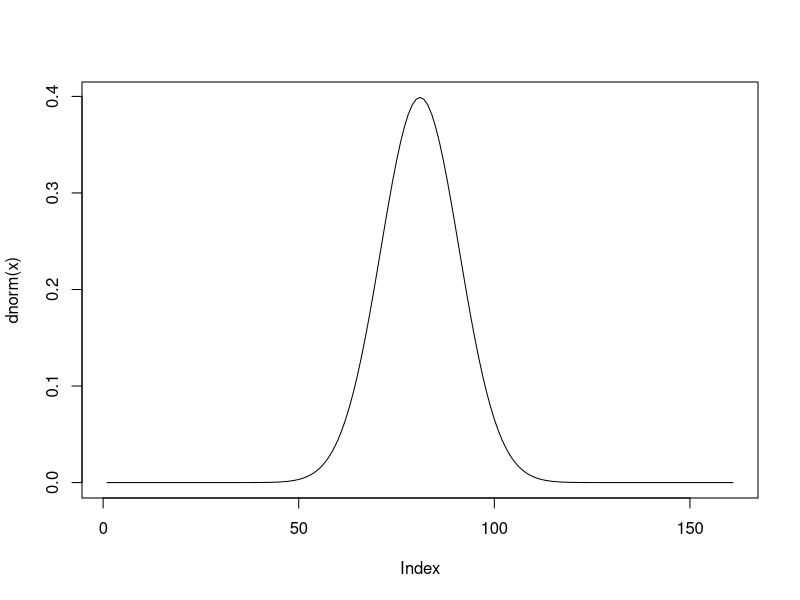
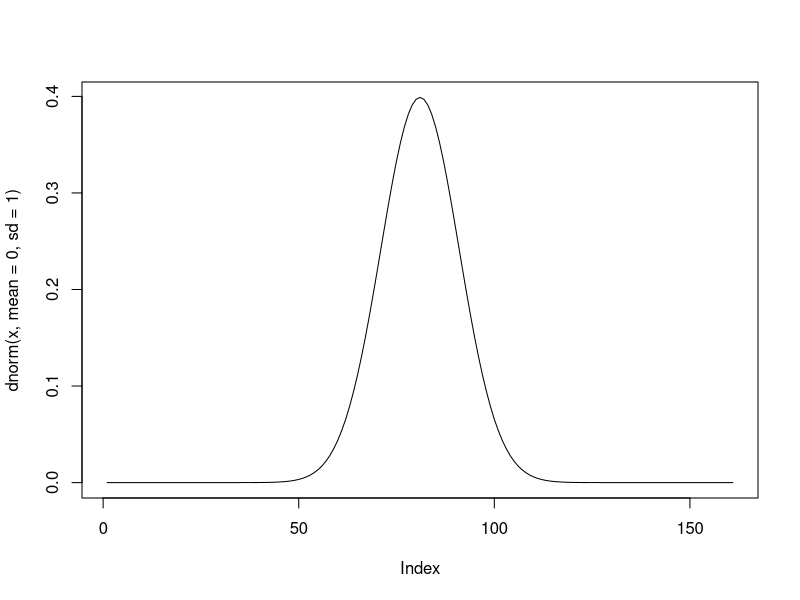
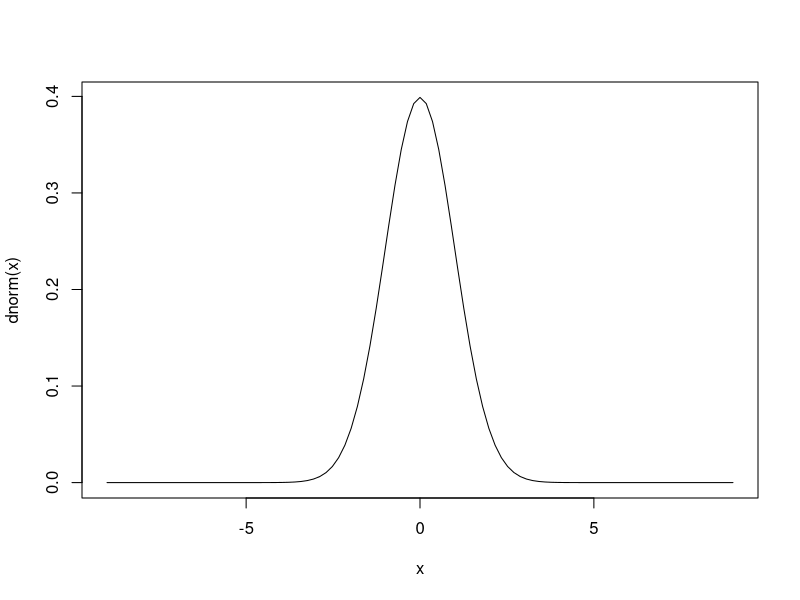
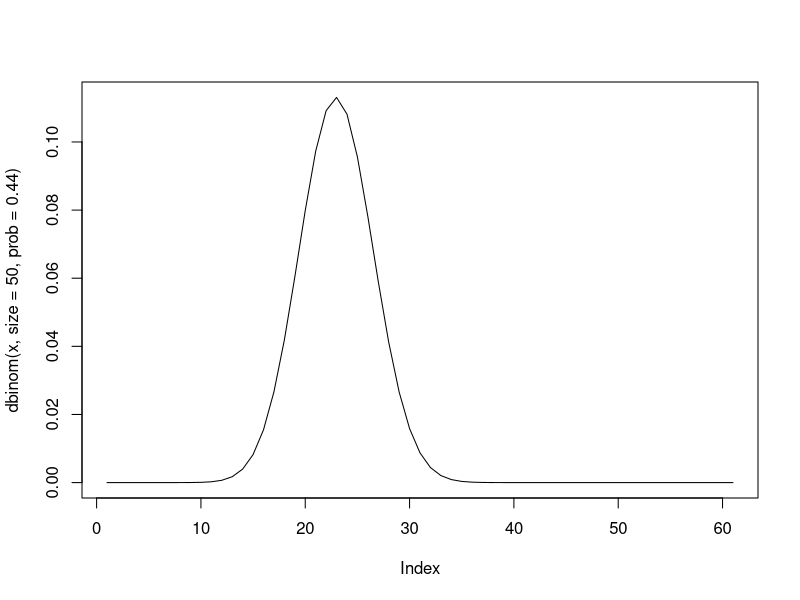
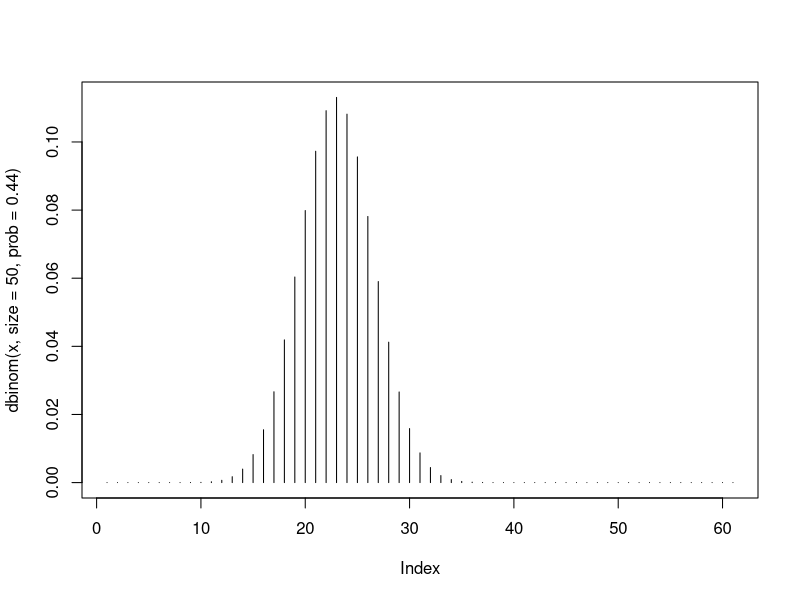
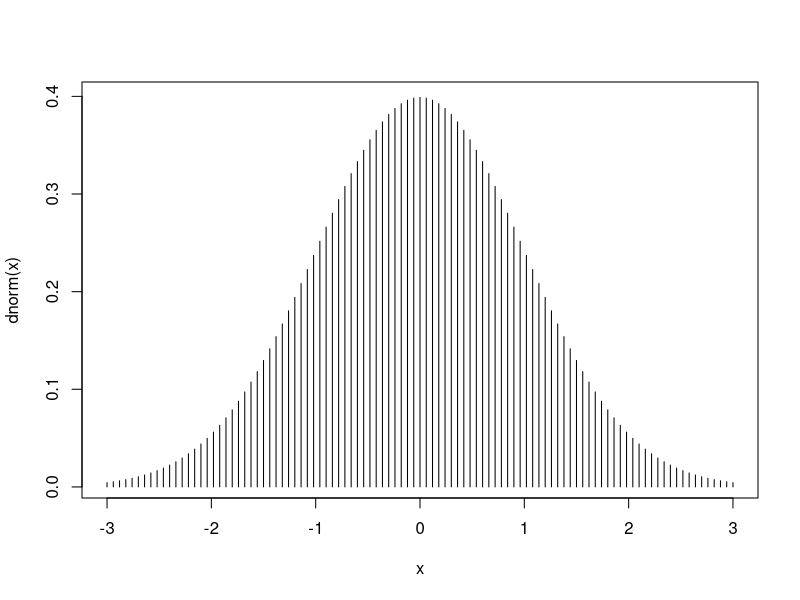
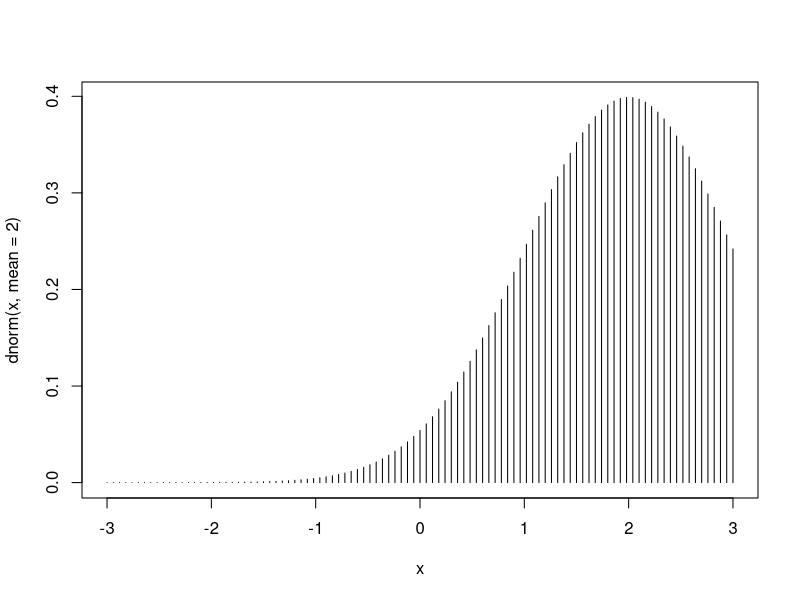
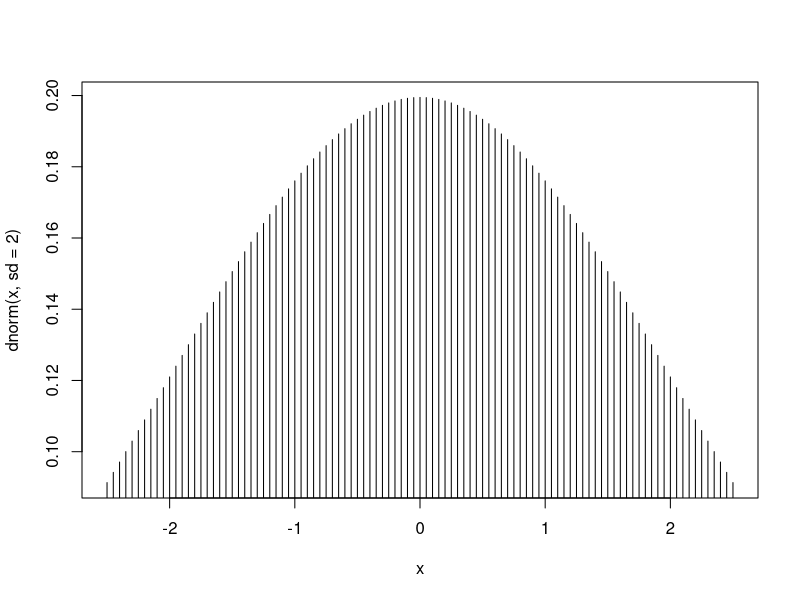

These figures' R source, in order:
x<-seq (-8,8,0.1)
x
plot(dnorm(x),type="l")
plot(dnorm(x,mean=0,sd=1),type="l")
curve(dnorm(x),from=-9, to =9)

#For Discrete
x<- 0:60
plot(dbinom(x,size=50,prob=.44),type="l")

plot(dbinom(x,size=50,prob=.44),type="h") #Pin diagram here

#Curve
curve(dnorm(x),from=-3, to=3, type="h")
curve(dnorm(x,mean=2),from=-3, to=3, type="h")
curve(dnorm(x,sd=2),from=-2.5, to=2.5, type="h")


##Adjusting the above to see the majority of the curve
curve(dnorm(x,sd=2),from=-2.8,to=2.8,type="h")
curve(dnorm(x,sd=2),from=-3,to=3,type="h")
curve(dnorm(x,sd=2),from=-3.5,to=3.5,type="h")
curve(dnorm(x,sd=2),from=-4.5,to=4.5,type="h")

#Cumulative
pnorm(0)
pnorm(1.960)
pnorm(-1.960)

#Quantiles


#Random
rnorm(10)
rnorm(10,mean=7,sd=5)
rbinom(10,size=20,prob=0.5)
curve(rnorm(x))
